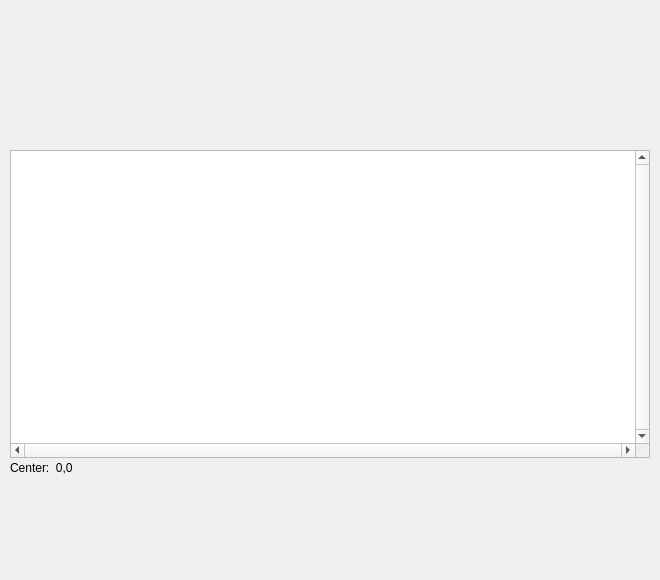
<?xml version="1.0" encoding="UTF-8"?>
<ui version="4.0">
 <class>MainWindow</class>
 <widget class="QMainWindow" name="MainWindow">
  <property name="geometry">
   <rect>
    <x>0</x>
    <y>0</y>
    <width>660</width>
    <height>580</height>
   </rect>
  </property>
  <property name="sizePolicy">
   <sizepolicy hsizetype="Fixed" vsizetype="Fixed">
    <horstretch>0</horstretch>
    <verstretch>0</verstretch>
   </sizepolicy>
  </property>
  <property name="maximumSize">
   <size>
    <width>660</width>
    <height>580</height>
   </size>
  </property>
  <property name="windowTitle">
   <string>WS4 Configuration</string>
  </property>
  <widget class="QWidget" name="centralwidget">
   <widget class="QGraphicsView" name="mapView">
    <property name="geometry">
     <rect>
      <x>10</x>
      <y>150</y>
      <width>640</width>
      <height>308</height>
     </rect>
    </property>
    <property name="sizePolicy">
     <sizepolicy hsizetype="Preferred" vsizetype="Fixed">
      <horstretch>0</horstretch>
      <verstretch>0</verstretch>
     </sizepolicy>
    </property>
    <property name="maximumSize">
     <size>
      <width>640</width>
      <height>308</height>
     </size>
    </property>
    <property name="verticalScrollBarPolicy">
     <enum>Qt::ScrollBarAlwaysOn</enum>
    </property>
    <property name="horizontalScrollBarPolicy">
     <enum>Qt::ScrollBarAlwaysOn</enum>
    </property>
    <property name="dragMode">
     <enum>QGraphicsView::ScrollHandDrag</enum>
    </property>
   </widget>
   <widget class="QWidget" name="verticalLayoutWidget">
    <property name="geometry">
     <rect>
      <x>10</x>
      <y>10</y>
      <width>311</width>
      <height>131</height>
     </rect>
    </property>
    <layout class="QVBoxLayout" name="topLayoutLeft"/>
   </widget>
   <widget class="QWidget" name="verticalLayoutWidget_2">
    <property name="geometry">
     <rect>
      <x>330</x>
      <y>10</y>
      <width>321</width>
      <height>131</height>
     </rect>
    </property>
    <layout class="QVBoxLayout" name="topLayoutRight"/>
   </widget>
   <widget class="QLabel" name="centerLabel">
    <property name="geometry">
     <rect>
      <x>10</x>
      <y>460</y>
      <width>291</width>
      <height>16</height>
     </rect>
    </property>
    <property name="text">
     <string>Center:  0,0</string>
    </property>
   </widget>
  </widget>
  <widget class="QMenuBar" name="menubar">
   <property name="geometry">
    <rect>
     <x>0</x>
     <y>0</y>
     <width>660</width>
     <height>24</height>
    </rect>
   </property>
  </widget>
 </widget>
 <resources/>
 <connections/>
</ui>
